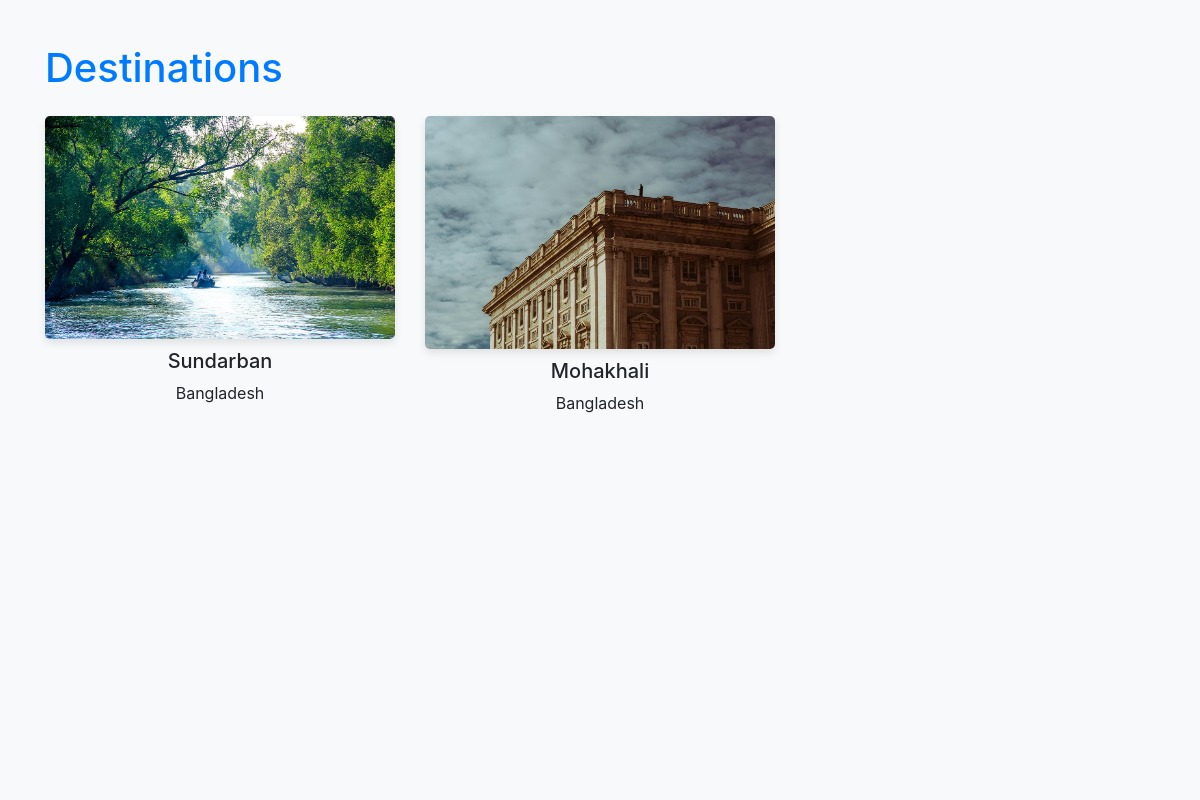
/destination_list/, run on the app's committed database.
### tbp/models.py (models this page shows, shortened)
class Destination(models.Model):
    name = models.CharField(max_length=255)
    country = models.CharField(max_length=255)
    description = models.TextField()
    image = models.ImageField(upload_to='destination_images/')

### tbp/views.py (the view)
# urls.py: path('destination_list/', views.destination_list, name='destination_list'),
def destination_list(request):
    destinations = Destination.objects.all()
    return render(request, 'destination_list.html', {'destinations': destinations})

### tbp/templates/destination_list.html (shortened to what this page needs)
{% load static %}
<!DOCTYPE html>
<html lang="en">
<head>
    {% include 'video_background_destination1.html' %}
    <link rel="stylesheet" href="https://stackpath.bootstrapcdn.com/bootstrap/4.5.2/css/bootstrap.min.css">
</head>
<body>
    <div class="container">
        <h1 class="mt-4 mb-4">Destinations</h1>
        <div class="row">
            {% for destination in destinations %}
            <div class="col-lg-4 col-md-6">
                <div class="destination-item">
                    {% if destination.name == 'Mohakhali' %}
                        <a href="{% url 'destination_detail' destination.id %}">
                            <img class="destination-img img-fluid" src="{% static 'images/destination_images/mohakhali.jpg' %}" alt="{{ destination.name }}">
                        </a>
                    {% else %}
                        <a href="{% url 'destination_detail' destination.id %}">
                            <img class="destination-img img-fluid" src="{{ destination.image.url }}" alt="{{ destination.name }}">
                        </a>
                    {% endif %}
                    <div class="destination-info">
                        <h5>{{ destination.name }}</h5>
                        <p>{{ destination.country }}</p>
                    </div>
                </div>
            </div>
            {% endfor %}
        </div>
    </div>
</body>
</html>

### tbp/templates/video_background_destination1.html (shortened to what this page needs)
{% load static %}
<!DOCTYPE html>
<html lang="en">
<head>
</head>
<body>
<video autoplay muted loop id="video-background">
    <source src="{% static 'bg video/Home.mp4' %}" type="video/mp4">
</video>
</body>
</html>

### tbp/templates/video_background_destination1.html (style rules this page uses)
body { margin: 0; padding: 0; }
#video-background { position: fixed; top: 0; left: 0; width: 100%; height: 100%; object-fit: cover; z-index: -1000; }

### tbp/templates/destination_list.html (style rules this page uses)
body { background-color: #f8f9fa; padding: 20px; }
h1 { color: #007bff; }
.destination-item { margin-bottom: 20px; text-align: center; }
.destination-img { border-radius: 5px; box-shadow: 0 4px 8px rgba(0, 0, 0, 0.1); transition: transform 0.3s ease, filter 0.3s ease; }
.destination-info { margin-top: 10px; }

### data on the page
Destination: image (picture), name "Sundarban", country "Bangladesh"
Destination: name "Mohakhali", country "Bangladesh"
